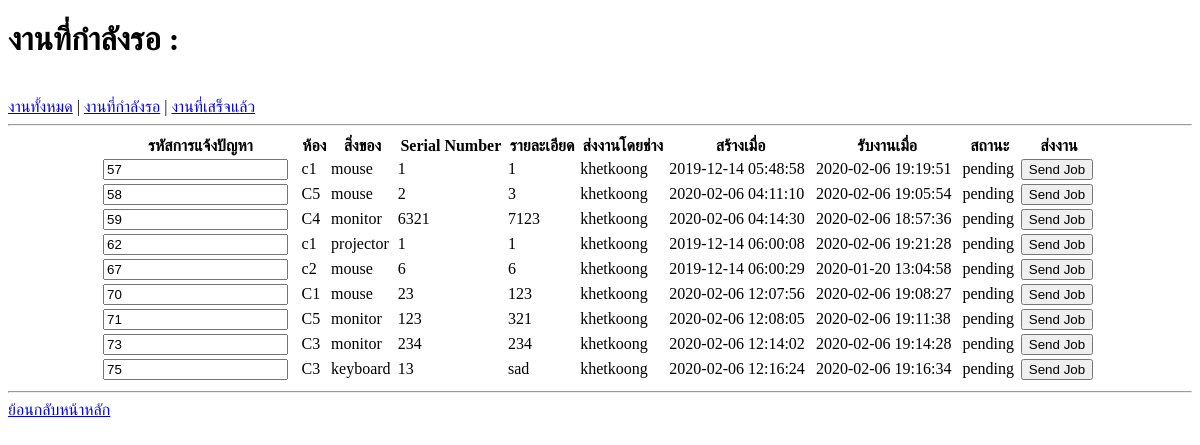
Before: /repairman/oldpending_job.php (signed in) with the older database file.
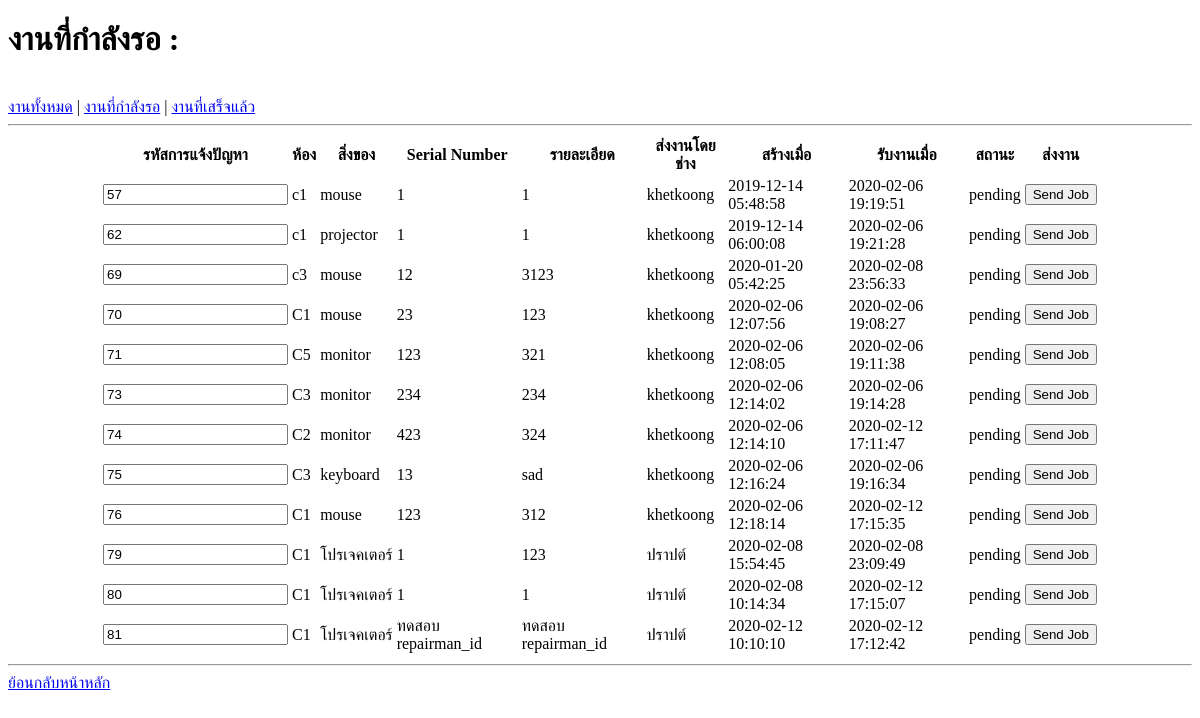
After: the same page with the newer database file.
### tables this page shows
CREATE TABLE `ticket` (
  `id` int(11) NOT NULL,
  `room` varchar(30) NOT NULL,
  `item` varchar(30) NOT NULL,
  `serial_num` varchar(20) NOT NULL,
  `detail` text NOT NULL,
  `submitted_name` varchar(30) NOT NULL,
  `user_id` varchar(20) NOT NULL,
  `repairman` varchar(30) DEFAULT NULL,
  `repairman_id` varchar(30) DEFAULT NULL,
  `job_status` enum('waiting','success','pending') NOT NULL DEFAULT 'waiting',
  `created_at` timestamp NOT NULL DEFAULT CURRENT_TIMESTAMP,
  `pending_at` datetime DEFAULT NULL,
  `success_at` datetime DEFAULT NULL,
  `success_at_date` varchar(2) DEFAULT NULL,
  `isRate` tinyint(1) NOT NULL DEFAULT '0'
);

### repairman/oldpending_job.php (the view, shortened to what this page needs)
<?php
require '../connect.php';
?>
<!DOCTYPE html>
<html lang="en">
<head>
</head>
<body>
    <h1>งานที่กำลังรอ : </h1><br />
    <a href="jobs.php">งานทั้งหมด</a> | <a href="pending_job.php">งานที่กำลังรอ</a> | <a href="success_job.php">งานที่เสร็จแล้ว</a>
    <hr />
    <?php
    $repairman_name = $_SESSION['name'];
    $sql = "SELECT id, room, item, serial_num, detail, submitted_name, created_at, pending_at, job_status FROM ticket WHERE job_status = 'pending' AND repairman = '$repairman_name'";
    $result = $dbcon->query($sql);
    if ($result->num_rows > 0) {
        echo "<table width='1000' align='center'>";
        echo "<tr>";
        echo "<th>รหัสการแจ้งปัญหา</th>";
        echo "<th>ห้อง</th>";
        echo "<th>สิ่งของ</th>";
        echo "<th>Serial Number</th>";
        echo "<th>รายละเอียด</th>";
        echo "<th>ส่งงานโดยช่าง</th>";
        echo "<th>สร้างเมื่อ</th>";
        echo "<th>รับงานเมื่อ</th>";
        echo "<th>สถานะ</th>";
        echo "<th>ส่งงาน</th>";
        echo "</tr>";
        while ($row = $result->fetch_assoc()) {
            echo "<tr>";
            echo "<form action='success_jobs.php' method='post'>";
            echo "<td><input name='id'type='text' value='" . $row['id'] . "' readOnly>";
            echo "<td>" . $row["room"] . "</td>";
            echo "<td>" . $row["item"] . "</td>";
            echo "<td>" . $row["serial_num"] . "</td>";
            echo "<td>" . $row["detail"] . "</td>";
            echo "<td>" . $row["submitted_name"] . "</td>";
            echo "<td>" . $row["created_at"] . "</td>";
            echo "<td>" . $row["pending_at"] . "</td>";
            echo "<td>" . $row["job_status"] . "</td>";
            echo "<td><input type='submit' value='Send Job'/>" . "</td>";
            echo "</tr>";
        }
        echo "</table>";
    } else {
        echo "Have no job now <br />";
    }
    ?>
    <hr />
    <a href="repairman.php">ย้อนกลับหน้าหลัก</a>
</body>
</html>

Changed rows visible on the page:
no longer on this page (row edited): ticket: id "58", room "C5", item "mouse", serial_num "2", detail "3", submitted_name "khetkoong", created_at "2020-02-06 04:11:10", pending_at "2020-02-06 19:05:54", job_status "pending"
no longer on this page (row edited): ticket: id "59", room "C4", item "monitor", serial_num "6321", detail "7123", submitted_name "khetkoong", created_at "2020-02-06 04:14:30", pending_at "2020-02-06 18:57:36", job_status "pending"
no longer on this page (row edited): ticket: id "67", room "c2", item "mouse", serial_num "6", detail "6", submitted_name "khetkoong", created_at "2019-12-14 06:00:29", pending_at "2020-01-20 13:04:58", job_status "pending"
now on this page (row edited): ticket: id "69", room "c3", item "mouse", serial_num "12", detail "3123", submitted_name "khetkoong", created_at "2020-01-20 05:42:25", pending_at "2020-02-08 23:56:33", job_status "pending"
now on this page (row edited): ticket: id "74", room "C2", item "monitor", serial_num "423", detail "324", submitted_name "khetkoong", created_at "2020-02-06 12:14:10", pending_at "2020-02-12 17:11:47", job_status "pending"
now on this page (row edited): ticket: id "76", room "C1", item "mouse", serial_num "123", detail "312", submitted_name "khetkoong", created_at "2020-02-06 12:18:14", pending_at "2020-02-12 17:15:35", job_status "pending"
added ticket: id "79", room "C1", item "โปรเจคเตอร์", serial_num "1", detail "123", submitted_name "ปราปต์", created_at "2020-02-08 15:54:45", pending_at "2020-02-08 23:09:49", job_status "pending"
added ticket: id "80", room "C1", item "โปรเจคเตอร์", serial_num "1", detail "1", submitted_name "ปราปต์", created_at "2020-02-08 10:14:34", pending_at "2020-02-12 17:15:07", job_status "pending"
added ticket: id "81", room "C1", item "โปรเจคเตอร์", serial_num "ทดสอบ repairman_id", detail "ทดสอบ repairman_id", submitted_name "ปราปต์", created_at "2020-02-12 10:10:10", pending_at "2020-02-12 17:12:42", job_status "pending"
